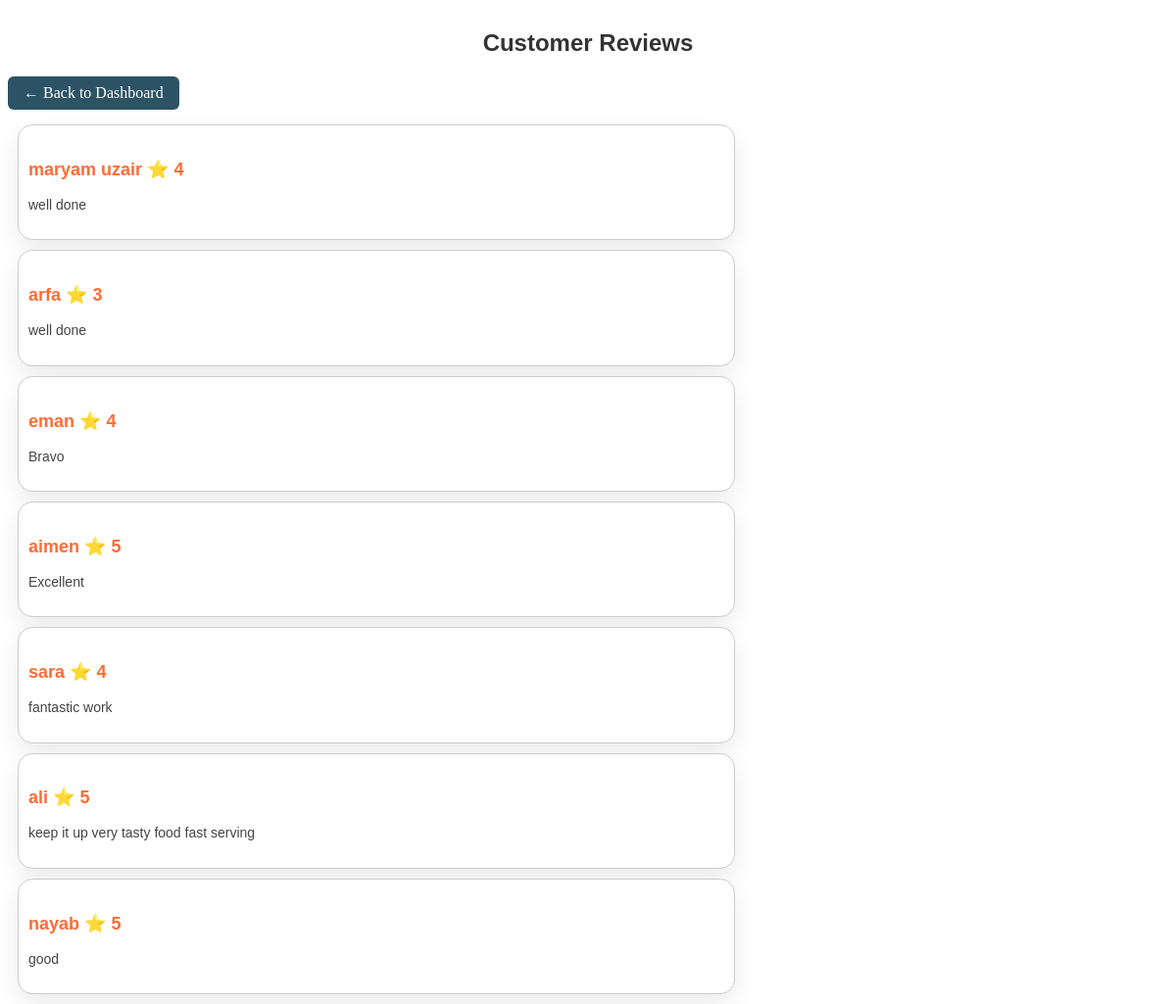
/resturant/reviews.php, run on the app's committed database.
### tables this page shows
CREATE TABLE `reviews` (
  `id` int(11) NOT NULL,
  `name` varchar(100) DEFAULT NULL,
  `email` varchar(100) DEFAULT NULL,
  `message` text DEFAULT NULL,
  `rating` int(11) DEFAULT NULL,
  `created_at` timestamp NOT NULL DEFAULT current_timestamp()
);

### resturant/reviews.php (the view, shortened to what this page needs)
<?php
include "restaurant.php";
$result = $conn->query("SELECT * FROM reviews");
?>
<link rel="stylesheet" href="review.css">
<h2 style="text-align: center;">Customer Reviews</h2>
    <div class="back-btn-container">
    <a href="dashboard.php" class="btn-back">← Back to Dashboard</a>
</div>
<?php while($row = $result->fetch_assoc()){ ?>
<div class="review-box" style="border:1px solid #ccc; margin:10px; padding:10px;">
    <h4><?php echo $row['name']; ?> ⭐ <?php echo $row['rating']; ?></h4>
    <p><?php echo $row['message']; ?></p>
</div>
<?php } ?>

### resturant/review.css (style rules this page uses)
h2 { text-align: center; margin-top: 30px; color: #333; font-family: 'Poppins', sans-serif; }
.review-box { background: #ffffff; border-radius: 15px; padding: 20px 25px; margin: 40px auto; width: 60%; box-shadow: 0 10px 25px rgba(0,0,0,0.08); border-left: 5px solid #ff6b35; transition: 0.3s ease; font-family: 'Poppins', sans-serif; text-align: left; }
.review-box h4 { color: #ff6b35; margin-bottom: 8px; font-size: 18px; }
.review-box p { color: #444; font-size: 14px; line-height: 1.6; }
.back-btn-container { margin-bottom: 15px; }
.btn-back { display: inline-block; background-color: #2c5364; color: white; padding: 8px 16px; text-decoration: none; border-radius: 6px; font-weight: 500; transition: all 0.3s ease; }

### data on the page
reviews: name "maryam uzair", rating "4", message "well done"
reviews: name "arfa", rating "3", message "well done"
reviews: name "eman", rating "4", message "Bravo"
reviews: name "aimen", rating "5", message "Excellent"
reviews: name "sara", rating "4", message "fantastic work"
reviews: name "ali", rating "5", message "keep it up very tasty food fast serving"
reviews: name "nayab", rating "5", message "good"
